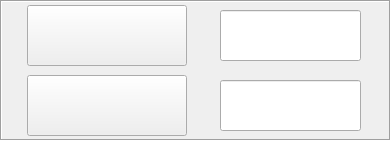
   <widget class="QFrame" name="frame_3">
    <property name="geometry">
     <rect>
      <x>200</x>
      <y>130</y>
      <width>391</width>
      <height>141</height>
     </rect>
    </property>
    <property name="sizePolicy">
     <sizepolicy hsizetype="Ignored" vsizetype="Ignored">
      <horstretch>0</horstretch>
      <verstretch>0</verstretch>
     </sizepolicy>
    </property>
    <property name="minimumSize">
     <size>
      <width>13</width>
      <height>0</height>
     </size>
    </property>
    <property name="font">
     <font>
      <pointsize>24</pointsize>
      <weight>50</weight>
      <bold>false</bold>
      <kerning>true</kerning>
     </font>
    </property>
    <property name="autoFillBackground">
     <bool>false</bool>
    </property>
    <property name="styleSheet">
     <string notr="true">background-image: url(:/background/qrc/background/back.png);
 </string>
    </property>
    <property name="frameShape">
     <enum>QFrame::Box</enum>
    </property>
    <property name="frameShadow">
     <enum>QFrame::Sunken</enum>
    </property>
    <widget class="QPushButton" name="pbtn_volt">
     <property name="geometry">
      <rect>
       <x>27</x>
       <y>5</y>
       <width>160</width>
       <height>61</height>
      </rect>
     </property>
     <property name="font">
      <font>
       <pointsize>25</pointsize>
       <weight>50</weight>
       <bold>false</bold>
      </font>
     </property>
     <property name="focusPolicy">
      <enum>Qt::NoFocus</enum>
     </property>
     <property name="styleSheet">
      <string notr="true">border-image: url(:/btn/qrc/PICS/Pbtn.png);</string>
     </property>
     <property name="text">
      <string/>
     </property>
    </widget>
    <widget class="QPushButton" name="pbtn_current">
     <property name="geometry">
      <rect>
       <x>27</x>
       <y>75</y>
       <width>160</width>
       <height>61</height>
      </rect>
     </property>
     <property name="font">
      <font>
       <pointsize>25</pointsize>
       <weight>50</weight>
       <bold>false</bold>
      </font>
     </property>
     <property name="focusPolicy">
      <enum>Qt::NoFocus</enum>
     </property>
     <property name="styleSheet">
      <string notr="true">border-image: url(:/btn/qrc/PICS/Pbtn.png);</string>
     </property>
     <property name="text">
      <string/>
     </property>
    </widget>
    <widget class="QLineEdit" name="lbl_current">
     <property name="geometry">
      <rect>
       <x>220</x>
       <y>80</y>
       <width>141</width>
       <height>51</height>
      </rect>
     </property>
     <property name="font">
      <font>
       <pointsize>30</pointsize>
      </font>
     </property>
     <property name="focusPolicy">
      <enum>Qt::NoFocus</enum>
     </property>
     <property name="styleSheet">
      <string notr="true">background-image: url(:/background/qrc/background/frame_white.png);</string>
     </property>
     <property name="text">
      <string/>
     </property>
     <property name="frame">
      <bool>true</bool>
     </property>
     <property name="echoMode">
      <enum>QLineEdit::Normal</enum>
     </property>
     <property name="alignment">
      <set>Qt::AlignCenter</set>
     </property>
    </widget>
    <widget class="QLineEdit" name="lbl_volt">
     <property name="geometry">
      <rect>
       <x>220</x>
       <y>10</y>
       <width>141</width>
       <height>51</height>
      </rect>
     </property>
     <property name="font">
      <font>
       <pointsize>30</pointsize>
      </font>
     </property>
     <property name="focusPolicy">
      <enum>Qt::NoFocus</enum>
     </property>
     <property name="styleSheet">
      <string notr="true">background-image: url(:/background/qrc/background/frame_white.png);</string>
     </property>
     <property name="text">
      <string/>
     </property>
     <property name="frame">
      <bool>true</bool>
     </property>
     <property name="echoMode">
      <enum>QLineEdit::Normal</enum>
     </property>
     <property name="alignment">
      <set>Qt::AlignCenter</set>
     </property>
    </widget>
   </widget>
